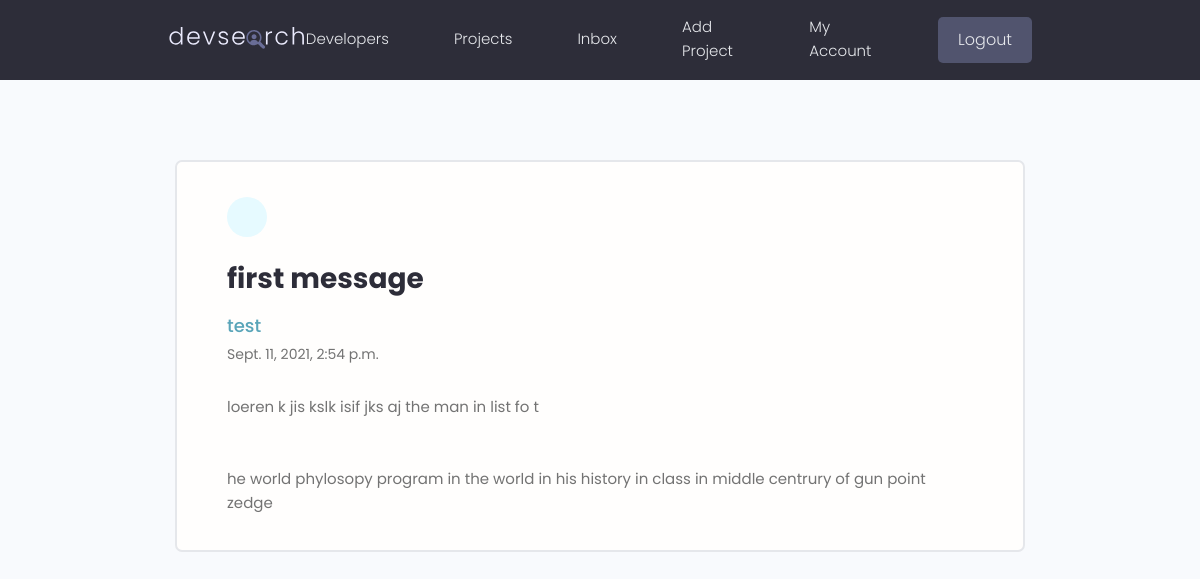
/message/a0be4f5c-5be7-424d-a6a8-d00e88ff9dfb/ (signed in), run on the app's committed database.
### users/models.py (models this page shows, shortened)
class Message(models.Model):
    sender = models.ForeignKey(Profile, on_delete=SET_NULL, null=True, blank=True)
    recipient = models.ForeignKey(Profile, on_delete=SET_NULL, null=True, blank=True, related_name="messages")
    name = models.CharField(max_length=200, null=True, blank=True)
    email = models.EmailField(max_length=200, null=True, blank=True)
    subject = models.CharField(max_length=200, null=True, blank=True)
    body = models.TextField()
    is_read = models.BooleanField(default=False, null=True)
    created = models.DateTimeField(auto_now_add=True)
    id = models.UUIDField(default=uuid.uuid4, unique=True, primary_key=True, editable=False)
    class Meta:
        ordering = ['is_read', '-created']

### users/views.py (the view)
# urls.py: path('message/<str:pk>/', views.viewMessage, name='view-message'),
@login_required(login_url='login')
def viewMessage(request, pk):
    profile = request.user.profile
    message = profile.messages.get(id=pk)
    if message.is_read == False:
        message.is_read = True
        message.save()
    context = {'message': message}
    return render(request, 'users/message.html', context)

### users/templates/users/message.html (shortened to what this page needs)
{% extends 'main.html' %}
{% block content %}
  <main class="messagePage my-xl">
    <div class="content-box">
      <div class="message">
        <a class="backButton" href="{% url 'inbox' %}"></a>
        <h2 class="message__subject">{{ message.subject }}</h4>
          {% if message.sender %}
          <a href="{% url 'user-profiles' message.sender.id %}" class="message__author">{{ message.name }}</a>
          {% else %}
          <p class="message__author">{{ message.name }}</p>
          {% endif %}
          <p class="message__date">{{ message.created }}</p>
          <div class="message__body">
            {{ message.body|linebreaksbr }}
          </div>
      </div>
    </div>
  </main>
{% endblock %}

### static/styles/app.css (style rules this page uses)
:root { --color-sub: #2d2d39; }
.content-box { width: 95%; max-width: 85rem; margin: 0 auto; }
.message { padding: 2.5rem 0; }
.message > a { display: flex; gap: 1rem; }
.message__author, .message__date { flex-basis: 25%; }
.message__subject { flex-basis: 50%; }
.message__date { text-align: right; }
.messagePage .message { list-style: none; background: var(--color-white); padding: 3.5rem 5rem; border: 2px solid var(--color-light); border-radius: 0.7rem; }
.messagePage .message__subject { font-size: 2.8rem; color: var(--color-sub); margin-bottom: 1rem; margin-top: 2rem; }
.messagePage .message__author { font-size: 1.8rem; font-weight: 500; }
.messagePage .message__date { font-size: 1.4rem; font-weight: 400; text-align: left; margin-bottom: 3rem; }
.backButton { background: var(--color-main-light); color: var(--color-main); width: 4rem; height: 4rem; display: flex; align-items: center; justify-content: center; border-radius: 50%; }

### static/uikit/styles/modules/_variables.css (style rules this page uses)
:root { --color-main: #5aa5b9; --color-main-light: #e6faff; --color-sub: #3f4156; --color-sub-light: #51546e; --color-sub-lighter: #ededfd; --color-text: #737373; --color-gray: #8b8b8b; --color-light: #e5e7eb; --color-light-gray: #767676; --color-bg: #f8fafd; --color-white: #fffefd; --color-white-light: #f3f3f3; --color-success: #359e64; --color-success-bg: #def8e8; --color-error: #fc4b0b; --color-error-bg: #fff2ee; --font-base: 'Poppins', arial, helvetica, 'Segoe UI', roboto, ubuntu, sans-serif; --font-monospace: 'Fira Code', 'Courier New', courier, monospace; --font-regular: 300; --font-medium: 500; --font-bold: 700; --generic-shadow: 1px 1px 5px #00000010; --generic-transition: all 0.3s ease-in-out; }

### static/uikit/styles/modules/_base.css (style rules this page uses)
* { margin: 0; padding: 0; box-sizing: border-box; text-rendering: optimizeLegibility; color: inherit; font-size: inherit; }
html { font-size: 50%; }
@media only screen and (min-width: 480px) { html { font-size: 56.25%; } }
@media only screen and (min-width: 1200px) { html { font-size: 62.5%; } }
body { line-height: 1.6; font-weight: 400; font-size: 1.5rem; color: var(--color-text); background-color: var(--color-bg); min-height: 100vh; }

### static/uikit/styles/modules/_typography.css (style rules this page uses)
* { font-family: var(--font-base); }
h2 { font-size: 3.6rem; font-weight: var(--font-bold); }
p, span, strong { font-size: 1.6rem; color: var(--color-text); font-weight: var(--font-regular); }
a { padding-bottom: 2px; text-decoration: none; display: inline-block; color: var(--color-main); font-weight: var(--font-medium); }

### static/uikit/styles/modules/_utilities.css (style rules this page uses)
.my-xl { margin: 8rem auto; }

### data on the page
Message: subject "first message", name "test", created "Sept. 11, 2021, 2:54 p.m.", body "loeren k jis kslk isif jks aj the man in list fo t he world phylosopy program in the world in his history in class in middle centrury of gun point zedge"
